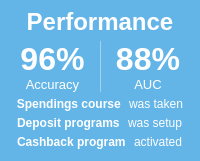
                               <widget class="QFrame" name="ModelPerformance">
                                <property name="styleSheet">
                                 <string notr="true">QFrame{
background-color: rgb(99, 181, 231);
border:0px solid red;
	color: rgb(255, 254, 255);
border-radius:30px
}</string>
                                </property>
                                <property name="frameShape">
                                 <enum>QFrame::StyledPanel</enum>
                                </property>
                                <property name="frameShadow">
                                 <enum>QFrame::Raised</enum>
                                </property>
                                <layout class="QVBoxLayout" name="verticalLayout_28">
                                 <property name="spacing">
                                  <number>5</number>
                                 </property>
                                 <property name="leftMargin">
                                  <number>10</number>
                                 </property>
                                 <property name="topMargin">
                                  <number>8</number>
                                 </property>
                                 <property name="rightMargin">
                                  <number>10</number>
                                 </property>
                                 <property name="bottomMargin">
                                  <number>12</number>
                                 </property>
                                 <item>
                                  <widget class="QLabel" name="label_25">
                                   <property name="palette">
                                    <palette>
                                     <active>
                                      <colorrole role="WindowText">
                                       <brush brushstyle="SolidPattern">
                                        <color alpha="255">
                                         <red>255</red>
                                         <green>254</green>
                                         <blue>255</blue>
                                        </color>
                                       </brush>
                                      </colorrole>
                                      <colorrole role="Button">
                                       <brush brushstyle="SolidPattern">
                                        <color alpha="255">
                                         <red>99</red>
                                         <green>181</green>
                                         <blue>231</blue>
                                        </color>
                                       </brush>
                                      </colorrole>
                                      <colorrole role="Text">
                                       <brush brushstyle="SolidPattern">
                                        <color alpha="255">
                                         <red>255</red>
                                         <green>254</green>
                                         <blue>255</blue>
                                        </color>
                                       </brush>
                                      </colorrole>
                                      <colorrole role="ButtonText">
                                       <brush brushstyle="SolidPattern">
                                        <color alpha="255">
                                         <red>255</red>
                                         <green>254</green>
                                         <blue>255</blue>
                                        </color>
                                       </brush>
                                      </colorrole>
                                      <colorrole role="Base">
                                       <brush brushstyle="SolidPattern">
                                        <color alpha="255">
                                         <red>99</red>
                                         <green>181</green>
                                         <blue>231</blue>
                                        </color>
                                       </brush>
                                      </colorrole>
                                      <colorrole role="Window">
                                       <brush brushstyle="SolidPattern">
                                        <color alpha="255">
                                         <red>99</red>
                                         <green>181</green>
                                         <blue>231</blue>
                                        </color>
                                       </brush>
                                      </colorrole>
                                      <colorrole role="ToolTipText">
                                       <brush brushstyle="SolidPattern">
                                        <color alpha="255">
                                         <red>255</red>
                                         <green>255</green>
                                         <blue>255</blue>
                                        </color>
                                       </brush>
                                      </colorrole>
                                      <colorrole role="PlaceholderText">
                                       <brush brushstyle="NoBrush">
                                        <color alpha="128">
                                         <red>255</red>
                                         <green>254</green>
                                         <blue>255</blue>
                                        </color>
                                       </brush>
                                      </colorrole>
                                     </active>
                                     <inactive>
                                      <colorrole role="WindowText">
                                       <brush brushstyle="SolidPattern">
                                        <color alpha="255">
                                         <red>255</red>
                                         <green>254</green>
                                         <blue>255</blue>
                                        </color>
                                       </brush>
                                      </colorrole>
                                      <colorrole role="Button">
                                       <brush brushstyle="SolidPattern">
                                        <color alpha="255">
                                         <red>99</red>
                                         <green>181</green>
                                         <blue>231</blue>
                                        </color>
                                       </brush>
                                      </colorrole>
                                      <colorrole role="Text">
                                       <brush brushstyle="SolidPattern">
                                        <color alpha="255">
                                         <red>255</red>
                                         <green>254</green>
                                         <blue>255</blue>
                                        </color>
                                       </brush>
                                      </colorrole>
                                      <colorrole role="ButtonText">
                                       <brush brushstyle="SolidPattern">
                                        <color alpha="255">
                                         <red>255</red>
                                         <green>254</green>
                                         <blue>255</blue>
                                        </color>
                                       </brush>
                                      </colorrole>
                                      <colorrole role="Base">
                                       <brush brushstyle="SolidPattern">
                                        <color alpha="255">
                                         <red>99</red>
                                         <green>181</green>
                                         <blue>231</blue>
                                        </color>
                                       </brush>
                                      </colorrole>
                                      <colorrole role="Window">
                                       <brush brushstyle="SolidPattern">
                                        <color alpha="255">
                                         <red>99</red>
                                         <green>181</green>
                                         <blue>231</blue>
                                        </color>
                                       </brush>
                                      </colorrole>
                                      <colorrole role="ToolTipText">
                                       <brush brushstyle="SolidPattern">
                                        <color alpha="255">
                                         <red>255</red>
                                         <green>255</green>
                                         <blue>255</blue>
                                        </color>
                                       </brush>
                                      </colorrole>
                                      <colorrole role="PlaceholderText">
                                       <brush brushstyle="NoBrush">
                                        <color alpha="128">
                                         <red>255</red>
                                         <green>254</green>
                                         <blue>255</blue>
                                        </color>
                                       </brush>
                                      </colorrole>
                                     </inactive>
                                     <disabled>
                                      <colorrole role="WindowText">
                                       <brush brushstyle="SolidPattern">
                                        <color alpha="255">
                                         <red>255</red>
                                         <green>254</green>
                                         <blue>255</blue>
                                        </color>
                                       </brush>
                                      </colorrole>
                                      <colorrole role="Button">
                                       <brush brushstyle="SolidPattern">
                                        <color alpha="255">
                                         <red>99</red>
                                         <green>181</green>
                                         <blue>231</blue>
                                        </color>
                                       </brush>
                                      </colorrole>
                                      <colorrole role="Text">
                                       <brush brushstyle="SolidPattern">
                                        <color alpha="255">
                                         <red>255</red>
                                         <green>254</green>
                                         <blue>255</blue>
                                        </color>
                                       </brush>
                                      </colorrole>
                                      <colorrole role="ButtonText">
                                       <brush brushstyle="SolidPattern">
                                        <color alpha="255">
                                         <red>255</red>
                                         <green>254</green>
                                         <blue>255</blue>
                                        </color>
                                       </brush>
                                      </colorrole>
                                      <colorrole role="Base">
                                       <brush brushstyle="SolidPattern">
                                        <color alpha="255">
                                         <red>99</red>
                                         <green>181</green>
                                         <blue>231</blue>
                                        </color>
                                       </brush>
                                      </colorrole>
                                      <colorrole role="Window">
                                       <brush brushstyle="SolidPattern">
                                        <color alpha="255">
                                         <red>99</red>
                                         <green>181</green>
                                         <blue>231</blue>
                                        </color>
                                       </brush>
                                      </colorrole>
                                      <colorrole role="ToolTipText">
                                       <brush brushstyle="SolidPattern">
                                        <color alpha="255">
                                         <red>255</red>
                                         <green>255</green>
                                         <blue>255</blue>
                                        </color>
                                       </brush>
                                      </colorrole>
                                      <colorrole role="PlaceholderText">
                                       <brush brushstyle="NoBrush">
                                        <color alpha="128">
                                         <red>255</red>
                                         <green>254</green>
                                         <blue>255</blue>
                                        </color>
                                       </brush>
                                      </colorrole>
                                     </disabled>
                                    </palette>
                                   </property>
                                   <property name="font">
                                    <font>
                                     <family>Tahoma</family>
                                     <pointsize>18</pointsize>
                                     <weight>75</weight>
                                     <bold>true</bold>
                                    </font>
                                   </property>
                                   <property name="text">
                                    <string>Performance</string>
                                   </property>
                                   <property name="textFormat">
                                    <enum>Qt::AutoText</enum>
                                   </property>
                                   <property name="alignment">
                                    <set>Qt::AlignCenter</set>
                                   </property>
                                  </widget>
                                 </item>
                                 <item>
                                  <layout class="QHBoxLayout" name="horizontalLayout_69">
                                   <item>
                                    <layout class="QVBoxLayout" name="verticalLayout_29">
                                     <property name="spacing">
                                      <number>0</number>
                                     </property>
                                     <item>
                                      <widget class="QLabel" name="label_26">
                                       <property name="font">
                                        <font>
                                         <family>Tahoma</family>
                                         <pointsize>24</pointsize>
                                         <weight>75</weight>
                                         <bold>true</bold>
                                        </font>
                                       </property>
                                       <property name="text">
                                        <string>96%</string>
                                       </property>
                                       <property name="alignment">
                                        <set>Qt::AlignCenter</set>
                                       </property>
                                      </widget>
                                     </item>
                                     <item>
                                      <widget class="QLabel" name="label_27">
                                       <property name="font">
                                        <font>
                                         <family>Tahoma</family>
                                         <pointsize>10</pointsize>
                                         <weight>50</weight>
                                         <bold>false</bold>
                                        </font>
                                       </property>
                                       <property name="styleSheet">
                                        <string notr="true">color: rgb(255, 255, 255);</string>
                                       </property>
                                       <property name="text">
                                        <string>Accuracy</string>
                                       </property>
                                       <property name="alignment">
                                        <set>Qt::AlignCenter</set>
                                       </property>
                                      </widget>
                                     </item>
                                    </layout>
                                   </item>
                                   <item>
                                    <widget class="Line" name="line_4">
                                     <property name="maximumSize">
                                      <size>
                                       <width>1</width>
                                       <height>16777215</height>
                                      </size>
                                     </property>
                                     <property name="styleSheet">
                                      <string notr="true">background-color: rgba(255, 255, 255,100);</string>
                                     </property>
                                     <property name="orientation">
                                      <enum>Qt::Vertical</enum>
                                     </property>
                                    </widget>
                                   </item>
                                   <item>
                                    <layout class="QVBoxLayout" name="verticalLayout_30">
                                     <property name="spacing">
                                      <number>0</number>
                                     </property>
                                     <item>
                                      <widget class="QLabel" name="label_28">
                                       <property name="font">
                                        <font>
                                         <family>Tahoma</family>
                                         <pointsize>24</pointsize>
                                         <weight>75</weight>
                                         <bold>true</bold>
                                        </font>
                                       </property>
                                       <property name="text">
                                        <string>88%</string>
                                       </property>
                                       <property name="alignment">
                                        <set>Qt::AlignCenter</set>
                                       </property>
                                      </widget>
                                     </item>
                                     <item>
                                      <widget class="QLabel" name="label_37">
                                       <property name="font">
                                        <font>
                                         <family>Tahoma</family>
                                         <pointsize>10</pointsize>
                                         <weight>50</weight>
                                         <bold>false</bold>
                                        </font>
                                       </property>
                                       <property name="styleSheet">
                                        <string notr="true">color: rgb(255, 255, 255);</string>
                                       </property>
                                       <property name="text">
                                        <string>AUC</string>
                                       </property>
                                       <property name="alignment">
                                        <set>Qt::AlignCenter</set>
                                       </property>
                                      </widget>
                                     </item>
                                    </layout>
                                   </item>
                                  </layout>
                                 </item>
                                 <item>
                                  <layout class="QHBoxLayout" name="horizontalLayout_70">
                                   <property name="spacing">
                                    <number>8</number>
                                   </property>
                                   <item>
                                    <widget class="QPushButton" name="pushButton_10">
                                     <property name="font">
                                      <font>
                                       <family>Tahoma</family>
                                       <weight>75</weight>
                                       <bold>true</bold>
                                      </font>
                                     </property>
                                     <property name="styleSheet">
                                      <string notr="true">border:none;
color: rgb(255, 255, 255);</string>
                                     </property>
                                     <property name="text">
                                      <string>  Spendings course</string>
                                     </property>
                                     <property name="icon">
                                      <iconset resource="resources.qrc">
                                       <normaloff>:/svg/img/svg/箭头_页面_向上.png</normaloff>:/svg/img/svg/箭头_页面_向上.png</iconset>
                                     </property>
                                     <property name="iconSize">
                                      <size>
                                       <width>24</width>
                                       <height>24</height>
                                      </size>
                                     </property>
                                    </widget>
                                   </item>
                                   <item>
                                    <widget class="QLabel" name="label_38">
                                     <property name="maximumSize">
                                      <size>
                                       <width>16777215</width>
                                       <height>32</height>
                                      </size>
                                     </property>
                                     <property name="font">
                                      <font>
                                       <family>Tahoma</family>
                                      </font>
                                     </property>
                                     <property name="text">
                                      <string>was taken</string>
                                     </property>
                                    </widget>
                                   </item>
                                  </layout>
                                 </item>
                                 <item>
                                  <layout class="QHBoxLayout" name="horizontalLayout_45">
                                   <property name="spacing">
                                    <number>8</number>
                                   </property>
                                   <item>
                                    <widget class="QPushButton" name="pushButton_11">
                                     <property name="font">
                                      <font>
                                       <family>Tahoma</family>
                                       <weight>75</weight>
                                       <bold>true</bold>
                                      </font>
                                     </property>
                                     <property name="styleSheet">
                                      <string notr="true">border:none;
color: rgb(255, 255, 255);</string>
                                     </property>
                                     <property name="text">
                                      <string>  Deposit programs</string>
                                     </property>
                                     <property name="icon">
                                      <iconset resource="resources.qrc">
                                       <normaloff>:/svg/img/svg/闪电-实.png</normaloff>:/svg/img/svg/闪电-实.png</iconset>
                                     </property>
                                     <property name="iconSize">
                                      <size>
                                       <width>24</width>
                                       <height>24</height>
                                      </size>
                                     </property>
                                    </widget>
                                   </item>
                                   <item>
                                    <widget class="QLabel" name="label_39">
                                     <property name="maximumSize">
                                      <size>
                                       <width>16777215</width>
                                       <height>32</height>
                                      </size>
                                     </property>
                                     <property name="font">
                                      <font>
                                       <family>Tahoma</family>
                                      </font>
                                     </property>
                                     <property name="text">
                                      <string>was setup</string>
                                     </property>
                                    </widget>
                                   </item>
                                  </layout>
                                 </item>
                                 <item>
                                  <layout class="QHBoxLayout" name="horizontalLayout_71">
                                   <property name="spacing">
                                    <number>8</number>
                                   </property>
                                   <item>
                                    <widget class="QPushButton" name="pushButton_12">
                                     <property name="font">
                                      <font>
                                       <family>Tahoma</family>
                                       <weight>75</weight>
                                       <bold>true</bold>
                                      </font>
                                     </property>
                                     <property name="styleSheet">
                                      <string notr="true">border:none;
color: rgb(255, 255, 255);</string>
                                     </property>
                                     <property name="text">
                                      <string>  Cashback program</string>
                                     </property>
                                     <property name="icon">
                                      <iconset resource="resources.qrc">
                                       <normaloff>:/svg/img/svg/星星.png</normaloff>:/svg/img/svg/星星.png</iconset>
                                     </property>
                                     <property name="iconSize">
                                      <size>
                                       <width>24</width>
                                       <height>24</height>
                                      </size>
                                     </property>
                                    </widget>
                                   </item>
                                   <item>
                                    <widget class="QLabel" name="label_40">
                                     <property name="maximumSize">
                                      <size>
                                       <width>16777215</width>
                                       <height>32</height>
                                      </size>
                                     </property>
                                     <property name="font">
                                      <font>
                                       <family>Tahoma</family>
                                      </font>
                                     </property>
                                     <property name="text">
                                      <string>activated</string>
                                     </property>
                                    </widget>
                                   </item>
                                  </layout>
                                 </item>
                                </layout>
                               </widget>
